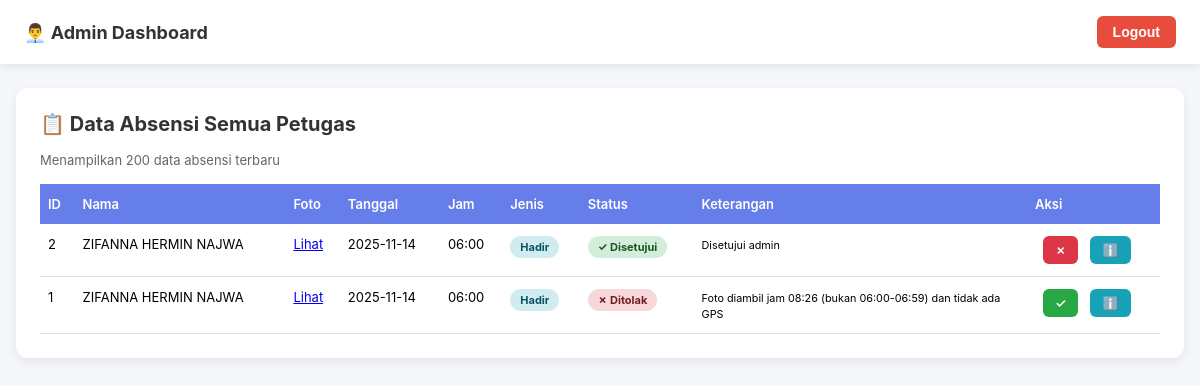
The app's page /dashboard (signed in) with its own data.
### tables this page shows
CREATE TABLE absensi (
                    id INTEGER PRIMARY KEY AUTOINCREMENT,
                    user_id INTEGER NOT NULL,
                    filename TEXT NOT NULL,
                    tanggal TEXT NOT NULL,
                    datetime_exif TEXT,
                    latitude REAL,
                    longitude REAL,
                    status TEXT CHECK(status IN ('Pending', 'Disetujui', 'Ditolak')),
                    alasan TEXT,
                    exif_text TEXT,
                    jenis TEXT DEFAULT 'hadir' CHECK(jenis IN ('hadir', 'izin')),
                    keterangan_izin TEXT,
                    jam_datang TEXT,
                    created_at TIMESTAMP DEFAULT CURRENT_TIMESTAMP,
                    FOREIGN KEY(user_id) REFERENCES users(id) ON DELETE CASCADE
                 );

CREATE TABLE users (
                    id INTEGER PRIMARY KEY AUTOINCREMENT,
                    nama TEXT NOT NULL UNIQUE,
                    role TEXT DEFAULT 'petugas' CHECK(role IN ('admin', 'petugas'))
                 );

### app.py (the view)
@app.route('/dashboard')
@admin_required
def dashboard():
    conn = get_db_conn()
    c = conn.cursor()
    c.execute("""SELECT a.id, u.nama, a.filename, a.tanggal, a.datetime_exif,
                        a.latitude, a.longitude, a.status, a.alasan, a.exif_text,
                        a.jenis, a.keterangan_izin, a.jam_datang
                 FROM absensi a JOIN users u ON a.user_id=u.id
                 ORDER BY a.id DESC LIMIT 200""")
    rows = c.fetchall()
    conn.close()
    return render_template('admin.html', absensi=rows)

### app.py (called while the page is built)
def admin_required(f):
    @wraps(f)
    def decorated_function(*args, **kwargs):
        if 'user_id' not in session:
            return redirect(url_for('login'))
        if session.get('role') != 'admin':
            flash("Akses ditolak: Admin only", "danger")
            return redirect(url_for('upload'))
        return f(*args, **kwargs)
    return decorated_function

def get_db_conn():
    conn = sqlite3.connect(DATABASE)
    conn.row_factory = sqlite3.Row
    conn.execute("PRAGMA foreign_keys = ON")
    return conn

@app.after_request
def set_security_headers(response):
    response.headers['X-Content-Type-Options'] = 'nosniff'
    response.headers['X-Frame-Options'] = 'DENY'
    response.headers['X-XSS-Protection'] = '1; mode=block'
    return response

### templates/admin.html (shortened to what this page needs)
<!DOCTYPE html>
<html lang="id">
<head>
</head>
<body>
  <nav>
    <div class="nav-brand">👨‍💼 Admin Dashboard</div>
    <button class="btn btn-logout" onclick="location.href='/logout'">Logout</button>
  </nav>
  <div class="container">
    <div class="card">
      <h2 class="card-title">📋 Data Absensi Semua Petugas</h2>
      <p class="info-text">Menampilkan 200 data absensi terbaru</p>
      <div style="overflow-x: auto;">
        <table>
          <thead>
            <tr>
              <th>ID</th>
              <th>Nama</th>
              <th>Foto</th>
              <th>Tanggal</th>
              <th>Jam</th>
              <th>Jenis</th>
              <th>Status</th>
              <th>Keterangan</th>
              <th>Aksi</th>
            </tr>
          </thead>
          <tbody>
            {% for r in absensi %}
              <tr>
                <td>{{ r['id'] }}</td>
                <td>{{ r['nama'] | upper }}</td>
                <td>
                  <a href="#" class="show-image-btn" data-file="/uploads/{{ r['filename'] }}">
                    Lihat
                  </a>
                </td>
                <td>{{ r['tanggal'] }}</td>
                <td>{{ r['jam_datang'] or '-' }}</td>
                <td>
                  <span class="badge badge-{{ r['jenis'] }}">
                    {{ r['jenis']|title }}
                  </span>
                </td>
                <td>
                  {% if r['status'] == 'Disetujui' %}
                    <span class="badge badge-success">✓ Disetujui</span>
                  {% elif r['status'] == 'Pending' %}
                    <span class="badge badge-warning">⏳ Pending</span>
                  {% else %}
                    <span class="badge badge-danger">✗ Ditolak</span>
                  {% endif %}
                </td>
                <td style="max-width: 280px;">
                  <small>{{ r['alasan'][:80] or '-' }}</small>
                </td>
                <td>
                  <div class="action-btns">
                    {% if r['status'] != 'Disetujui' %}
                      <a href="/approve/{{ r['id'] }}" class="btn btn-success btn-sm">✓</a>
                    {% endif %}
                    {% if r['status'] != 'Ditolak' %}
                      <a href="/reject/{{ r['id'] }}" class="btn btn-danger btn-sm">✗</a>
                    {% endif %}
                    {% if r['exif_text'] %}
                      <button class="btn btn-info btn-sm exif-btn" data-exif="{{ r['exif_text']|tojson }}">ℹ️</button>
                    {% endif %}
                  </div>
                </td>
              </tr>
            {% endfor %}
          </tbody>
        </table>
      </div>
    </div>
  </div>
</body>
</html>

### templates/admin.html (style rules this page uses)
* { margin: 0; padding: 0; box-sizing: border-box; }
body { font-family: -apple-system, BlinkMacSystemFont, 'Segoe UI', sans-serif; background: #f5f7fa; min-height: 100vh; }
nav { background: white; padding: 16px 24px; box-shadow: 0 2px 10px rgba(0,0,0,0.1); display: flex; justify-content: space-between; align-items: center; flex-wrap: wrap; gap: 12px; }
.nav-brand { font-size: 18px; font-weight: 700; color: #333; }
.btn { padding: 8px 16px; border-radius: 6px; border: none; font-size: 14px; font-weight: 600; cursor: pointer; text-decoration: none; display: inline-block; transition: all 0.2s; margin-left: 8px; }
.btn-sm { padding: 6px 12px; font-size: 13px; }
.btn-logout { background: #e74c3c; color: white; }
.btn-success { background: #28a745; color: white; }
.btn-danger { background: #dc3545; color: white; }
.btn-info { background: #17a2b8; color: white; }
.container { max-width: 1400px; margin: 24px auto; padding: 0 16px; }
.card { background: white; border-radius: 12px; padding: 24px; box-shadow: 0 4px 12px rgba(0,0,0,0.08); }
.card-title { font-size: 20px; font-weight: 700; color: #333; margin-bottom: 16px; }
.info-text { font-size: 13px; color: #666; margin-bottom: 16px; }
table { width: 100%; border-collapse: collapse; font-size: 13px; }
th { background: #667eea; color: white; padding: 12px 8px; text-align: left; font-weight: 600; position: sticky; top: 0; z-index: 10; }
td { padding: 12px 8px; border-bottom: 1px solid #e0e0e0; vertical-align: top; }
.badge { display: inline-block; padding: 4px 10px; border-radius: 12px; font-size: 11px; font-weight: 700; }
.badge-hadir { background: #d1ecf1; color: #0c5460; }
.badge-success { background: #d4edda; color: #155724; }
.badge-danger { background: #f8d7da; color: #721c24; }
.action-btns { display: flex; gap: 4px; flex-wrap: wrap; }

### records on screen
absensi: id "2", nama "ZIFANNA HERMIN NAJWA", tanggal "2025-11-14", jam_datang "06:00", jenis "Hadir", status "✓ Disetujui", alasan "Disetujui admin"
absensi: id "1", nama "ZIFANNA HERMIN NAJWA", tanggal "2025-11-14", jam_datang "06:00", jenis "Hadir", status "✗ Ditolak", alasan "Foto diambil jam 08:26 (bukan 06:00-06:59) dan tidak ada GPS"
